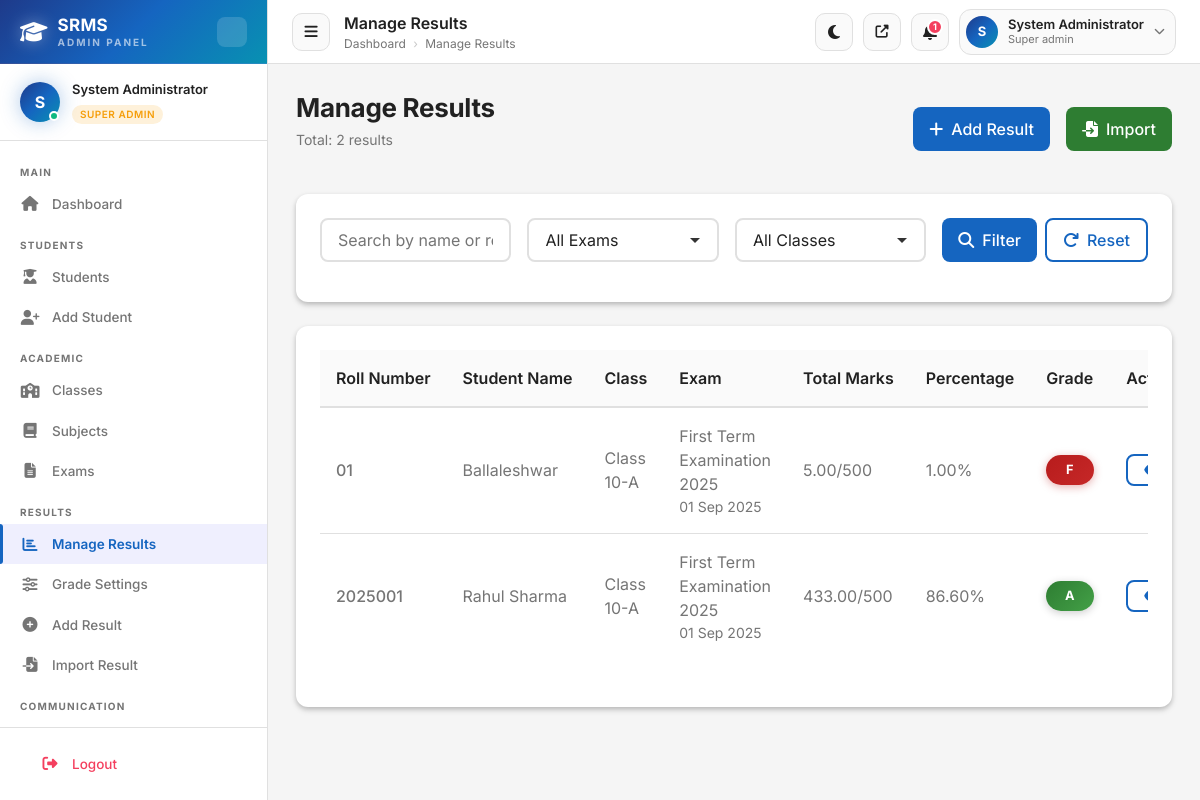
Screenshot of /admin/results.php (signed in) with the database file from the repository.
### tables this page shows
CREATE TABLE `result_summary` (
  `id` int(11) NOT NULL AUTO_INCREMENT,
  `student_id` int(11) NOT NULL,
  `exam_id` int(11) NOT NULL,
  `total_marks` decimal(7,2) NOT NULL,
  `max_marks` int(5) NOT NULL,
  `percentage` decimal(5,2) NOT NULL,
  `grade` varchar(5) DEFAULT NULL,
  `rank` int(5) DEFAULT NULL,
  `result_status` enum('pass','fail','absent') DEFAULT 'pass',
  `is_published` tinyint(1) DEFAULT 0,
  `created_at` timestamp NOT NULL DEFAULT current_timestamp(),
  `updated_at` timestamp NOT NULL DEFAULT current_timestamp() ON UPDATE current_timestamp(),
  PRIMARY KEY (`id`),
  UNIQUE KEY `unique_summary` (`student_id`,`exam_id`),
  KEY `idx_student_id` (`student_id`),
  KEY `idx_exam_id` (`exam_id`),
  KEY `idx_is_published` (`is_published`),
  CONSTRAINT `fk_summary_exam` FOREIGN KEY (`exam_id`) REFERENCES `exams` (`id`) ON DELETE CASCADE ON UPDATE CASCADE,
  CONSTRAINT `fk_summary_student` FOREIGN KEY (`student_id`) REFERENCES `students` (`id`) ON DELETE CASCADE ON UPDATE CASCADE
);

CREATE TABLE `students` (
  `id` int(11) NOT NULL AUTO_INCREMENT,
  `roll_number` varchar(50) NOT NULL,
  `full_name` varchar(100) NOT NULL,
  `email` varchar(100) DEFAULT NULL,
  `phone` varchar(20) DEFAULT NULL,
  `date_of_birth` date DEFAULT NULL,
  `password` varchar(255) NOT NULL,
  `remember_token` varchar(255) DEFAULT NULL,
  `gender` enum('male','female','other') DEFAULT NULL,
  `class_id` int(11) NOT NULL,
  `photo` varchar(255) DEFAULT NULL,
  `address` text DEFAULT NULL,
  `parent_name` varchar(100) DEFAULT NULL,
  `parent_phone` varchar(20) DEFAULT NULL,
  `admission_date` date DEFAULT NULL,
  `status` enum('active','inactive','graduated','transferred') DEFAULT 'active',
  `created_at` timestamp NOT NULL DEFAULT current_timestamp(),
  `updated_at` timestamp NOT NULL DEFAULT current_timestamp() ON UPDATE current_timestamp(),
  PRIMARY KEY (`id`),
  UNIQUE KEY `roll_number` (`roll_number`),
  UNIQUE KEY `email` (`email`),
  KEY `idx_class_id` (`class_id`),
  KEY `idx_status` (`status`),
  KEY `idx_name` (`full_name`),
  CONSTRAINT `fk_students_class` FOREIGN KEY (`class_id`) REFERENCES `classes` (`id`) ON UPDATE CASCADE
);

CREATE TABLE `classes` (
  `id` int(11) NOT NULL AUTO_INCREMENT,
  `name` varchar(50) NOT NULL,
  `section` varchar(10) DEFAULT NULL,
  `description` text DEFAULT NULL,
  `academic_year` varchar(20) DEFAULT NULL,
  `status` enum('active','inactive') DEFAULT 'active',
  `created_at` timestamp NOT NULL DEFAULT current_timestamp(),
  `updated_at` timestamp NOT NULL DEFAULT current_timestamp() ON UPDATE current_timestamp(),
  PRIMARY KEY (`id`),
  UNIQUE KEY `name` (`name`),
  KEY `idx_status` (`status`),
  KEY `idx_academic_year` (`academic_year`)
);

CREATE TABLE `exams` (
  `id` int(11) NOT NULL AUTO_INCREMENT,
  `exam_name` varchar(100) NOT NULL,
  `exam_type` enum('midterm','final','unit_test','annual') DEFAULT 'midterm',
  `academic_year` varchar(20) DEFAULT NULL,
  `exam_date` date DEFAULT NULL,
  `class_id` int(11) DEFAULT NULL,
  `is_published` tinyint(1) DEFAULT 0,
  `start_date` date DEFAULT NULL,
  `end_date` date DEFAULT NULL,
  `status` enum('active','inactive','scheduled','ongoing','completed','cancelled') DEFAULT 'active',
  `created_at` timestamp NOT NULL DEFAULT current_timestamp(),
  `updated_at` timestamp NOT NULL DEFAULT current_timestamp() ON UPDATE current_timestamp(),
  PRIMARY KEY (`id`),
  KEY `idx_status` (`status`),
  KEY `idx_academic_year` (`academic_year`),
  KEY `idx_class_id` (`class_id`)
);

### admin/results.php (the view, shortened to what the rows shown need)
<?php
require_once '../includes/auth.php';
require_once 'header.php';
$where = ["1=1"];
$params = [];
$where_clause = implode(' AND ', $where);
$page = isset($_GET['page']) ? (int)$_GET['page'] : 1;
$per_page = 20;
$offset = ($page - 1) * $per_page;
$sql = "SELECT r.*, r.total_marks as total_marks_obtained, r.max_marks as total_marks, s.roll_number, s.full_name, e.exam_name, e.exam_date, c.name as class_name
        FROM result_summary r
        JOIN students s ON r.student_id = s.id
        JOIN exams e ON r.exam_id = e.id
        JOIN classes c ON s.class_id = c.id
        WHERE $where_clause
        ORDER BY e.exam_date DESC, s.roll_number ASC
        LIMIT $per_page OFFSET $offset";
$results = getRows($conn, $sql, $params);
?>
<div class="page-header">
    <div class="flex justify-between items-center">
        <div>
            <h1 class="page-title">Manage Results</h1>
        </div>
    </div>
</div>
<div class="card">
    <div class="table-responsive">
        <table class="table">
            <thead>
                <tr>
                    <th>Roll Number</th>
                    <th>Student Name</th>
                    <th>Class</th>
                    <th>Exam</th>
                    <th>Total Marks</th>
                    <th>Percentage</th>
                    <th>Grade</th>
                    <th>Actions</th>
                </tr>
            </thead>
            <tbody>
                <?php if (empty($results)): ?>
                <tr>
                    <td colspan="8" class="text-center text-secondary py-xl">No results found</td>
                </tr>
                <?php else: ?>
                    <?php foreach ($results as $result): ?>
                    <tr>
                        <td class="font-medium"><?php echo escape($result['roll_number']); ?></td>
                        <td><?php echo escape($result['full_name']); ?></td>
                        <td><?php echo escape($result['class_name'] ?? 'N/A'); ?></td>
                        <td>
                            <div><?php echo escape($result['exam_name']); ?></div>
                            <div class="text-sm text-secondary"><?php echo formatDate($result['exam_date']); ?></div>
                        </td>
                        <td><?php echo $result['total_marks_obtained']; ?>/<?php echo $result['total_marks']; ?></td>
                        <td><?php echo number_format($result['percentage'], 2); ?>%</td>
                        <td>
                            <span class="grade-badge grade-<?php echo strtolower($result['grade']); ?>">
                                <?php echo $result['grade']; ?>
                            </span>
                        </td>
                        <td>
                            <div class="flex gap-sm">
                                <a href="view-result.php?id=<?php echo $result['id']; ?>" class="btn btn-sm btn-outlined" title="View">
                                    <i class="fas fa-eye"></i>
                                </a>
                            </div>
                        </td>
                    </tr>
                    <?php endforeach; ?>
                <?php endif; ?>
            </tbody>
        </table>
    </div>
</div>
<?php
require_once 'footer.php';
?>

### admin/header.php (shortened to what the rows shown need)
<?php
require_once __DIR__ . '/../includes/auth.php';
$current_admin = getCurrentAdmin($conn);
$role_class = 'role-' . ($current_admin['role'] ?? 'viewer');
$role_label = ucfirst(str_replace('_', ' ', $current_admin['role'] ?? 'Staff'));
?>
<!DOCTYPE html>
<html lang="en" data-theme="light">
<head>
    <link rel="stylesheet" href="https://cdnjs.cloudflare.com/ajax/libs/font-awesome/6.5.1/css/all.min.css">
    <link rel="stylesheet" href="../css/variables.css">
    <link rel="stylesheet" href="../css/reset.css">
    <link rel="stylesheet" href="../css/components.css">
    <link rel="stylesheet" href="../css/layout.css">
    <link rel="stylesheet" href="../css/animations.css">
    <link rel="stylesheet" href="../css/admin-premium.css">
</head>
<body>
<div class="admin-layout" id="adminLayout">
    <aside class="admin-sidebar" id="adminSidebar">
        <div class="sidebar-profile">
            <div class="sidebar-profile-avatar">
                <?php echo strtoupper(substr($current_admin['full_name'], 0, 1)); ?>
            </div>
            <div class="sidebar-profile-info">
                <div class="sidebar-profile-name"><?php echo escape($current_admin['full_name']); ?></div>
                <span class="role-badge <?php echo $role_class; ?>"><?php echo $role_label; ?></span>
            </div>
        </div>
    </aside>
    <main class="admin-main" id="adminMain">
        <div class="admin-topbar">
            <div class="topbar-right">
                <div class="dropdown" id="adminChipDropdown">
                    <div class="admin-user-chip dropdown-toggle" data-dropdown-toggle>
                        <div class="admin-avatar-sm">
                            <?php echo strtoupper(substr($current_admin['full_name'], 0, 1)); ?>
                        </div>
                        <div style="line-height:1.2;">
                            <div style="font-size:13px;font-weight:600;color:var(--color-text-primary);"><?php echo escape($current_admin['full_name']); ?></div>
                            <div style="font-size:11px;color:var(--color-text-secondary);"><?php echo $role_label; ?></div>
                        </div>
                        <i class="fas fa-chevron-down" style="font-size:11px;color:var(--color-text-secondary);"></i>
                    </div>
                </div>
            </div>
        </div>
        <div class="admin-content">

### rows the page displays
result_summary: student.roll_number "01", student.full_name "Ballaleshwar", classes.name "Class 10-A", exam.exam_name "First Term Examination 2025", exam.exam_date "01 Sep 2025", total_marks "5.00", max_marks "500", percentage "1.00", grade "F"
result_summary: student.roll_number "2025001", student.full_name "Rahul Sharma", classes.name "Class 10-A", exam.exam_name "First Term Examination 2025", exam.exam_date "01 Sep 2025", total_marks "433.00", max_marks "500", percentage "86.60", grade "A"

### other values shown
substr($current_admin['full_name'], 0, 1) "S"
$current_admin['full_name'] "System Administrator"
$role_label "SUPER ADMIN"
$label "Dashboard Students Add Student Classes Subjects Exams Manage Results Grade Settings Add Result Import Result"
$page_title "Manage Results"
min($notif_count, 9) "1"
$role_label "Super admin"
$total_records "2"
